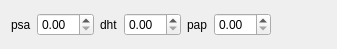
<?xml version="1.0" encoding="UTF-8"?>
<ui version="4.0">
 <class>LabTestsResults</class>
 <widget class="QWidget" name="LabTestsResults">
  <property name="geometry">
   <rect>
    <x>0</x>
    <y>0</y>
    <width>337</width>
    <height>49</height>
   </rect>
  </property>
  <property name="windowTitle">
   <string/>
  </property>
  <layout class="QGridLayout" name="gridLayout">
   <item row="0" column="0">
    <widget class="QLabel" name="psaLabel">
     <property name="sizePolicy">
      <sizepolicy hsizetype="Fixed" vsizetype="Preferred">
       <horstretch>0</horstretch>
       <verstretch>0</verstretch>
      </sizepolicy>
     </property>
     <property name="text">
      <string>psa</string>
     </property>
    </widget>
   </item>
   <item row="0" column="2">
    <widget class="QLabel" name="dhtLabel">
     <property name="sizePolicy">
      <sizepolicy hsizetype="Fixed" vsizetype="Preferred">
       <horstretch>0</horstretch>
       <verstretch>0</verstretch>
      </sizepolicy>
     </property>
     <property name="text">
      <string>dht</string>
     </property>
    </widget>
   </item>
   <item row="0" column="1">
    <widget class="QDoubleSpinBox" name="psa">
     <property name="maximumSize">
      <size>
       <width>100</width>
       <height>16777215</height>
      </size>
     </property>
    </widget>
   </item>
   <item row="0" column="5">
    <widget class="QDoubleSpinBox" name="pap">
     <property name="maximumSize">
      <size>
       <width>100</width>
       <height>16777215</height>
      </size>
     </property>
    </widget>
   </item>
   <item row="0" column="3">
    <widget class="QDoubleSpinBox" name="dht">
     <property name="maximumSize">
      <size>
       <width>100</width>
       <height>16777215</height>
      </size>
     </property>
    </widget>
   </item>
   <item row="0" column="4">
    <widget class="QLabel" name="papLabel">
     <property name="sizePolicy">
      <sizepolicy hsizetype="Fixed" vsizetype="Preferred">
       <horstretch>0</horstretch>
       <verstretch>0</verstretch>
      </sizepolicy>
     </property>
     <property name="text">
      <string>pap</string>
     </property>
    </widget>
   </item>
   <item row="0" column="6">
    <spacer name="horizontalSpacer">
     <property name="orientation">
      <enum>Qt::Horizontal</enum>
     </property>
     <property name="sizeHint" stdset="0">
      <size>
       <width>40</width>
       <height>20</height>
      </size>
     </property>
    </spacer>
   </item>
  </layout>
 </widget>
 <resources/>
 <connections/>
</ui>
